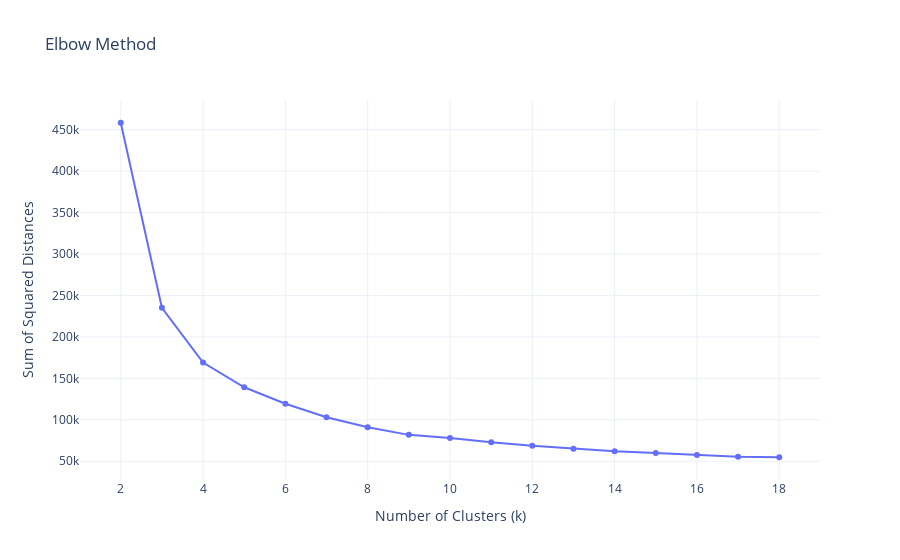

The cell this chart's notebook holds for it:
### Code cell
elbow_method(df_machine)

### Figure 1 — Plotly figure (JSON) as saved in the notebook; plotly's stock layout.template omitted (floating-point values rounded to 4 significant figures)
{"data": [{"mode": "lines+markers", "type": "scatter", "x": [2, 3, 4, 5, 6, 7, 8, 9, 10, 11, 12, 13, 14, 15, 16, 17, 18], "y": [458300.0, 235100.0, 169000.0, 139200.0, 119300.0, 103100.0, 90960.0, 81800.0, 77870.0, 72840.0, 68740.0, 65070.0, 62130.0, 60020.0, 57410.0, 55290.0, 54790.0]}], "layout": {"showlegend": false, "title": {"text": "Elbow Method"}, "xaxis": {"title": {"text": "Number of Clusters (k)"}}, "yaxis": {"title": {"text": "Sum of Squared Distances"}}}}
